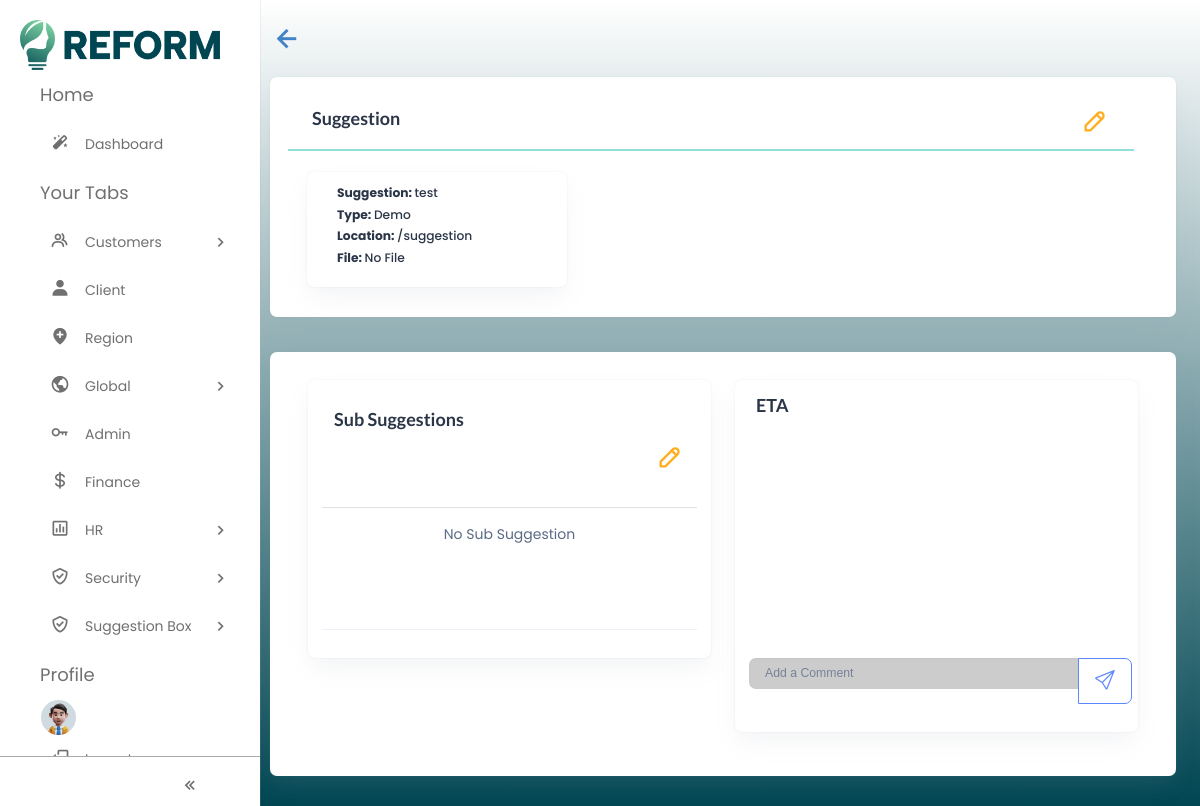
/detail_suggestion/1 (signed in), run on the app's committed database.
### home/models.py (models this page shows, shortened)
class Suggestion(models.Model):
    created_at = models.DateTimeField(blank=True, null=True)
    type = models.CharField(max_length=255, blank=True, null=True)
    location = models.CharField(max_length=255, blank=True, null=True)
    description = models.TextField(max_length=999, blank=True, null=True)
    file = models.FileField(upload_to="suggestion", blank=True, null=True)
    archive = models.BooleanField(default=False)
    order = models.IntegerField(blank=True, null=True)
    status = models.CharField(max_length=255, blank=True, null=True)
    expected_completion_date = models.DateField(blank=True, null=True)
    agent = models.ForeignKey(User, on_delete=models.DO_NOTHING, null=True, related_name='file_suggestion')
    def get_created_at_action_history(self):
        return (Action.objects.filter(suggestion=self).order_by("created_at"))

### home/views.py (the view, shortened to what this page needs)
# urls.py: path("detail_suggestion/<int:suggestion_id>", views.detail_suggestion, name="detail_suggestion"),
@login_required
def detail_suggestion(request, suggestion_id):
    suggestion = Suggestion.objects.get(pk=suggestion_id)
    sub_suggestions = Sub_suggestions.objects.all().filter(suggestion=suggestion)
    if suggestion.expected_completion_date:
        formatted_date = suggestion.expected_completion_date.strftime("%Y-%m-%d")
    else:
        formatted_date = ""
    london_tz = timezone("Europe/London")
    keyevents = suggestion.get_created_at_action_history()
    events = {}
    for i in keyevents:
        if i.created_at.replace(tzinfo=london_tz).date() not in events:
            events[i.created_at.replace(tzinfo=london_tz).date()] = []
    return render(request, "home/detail_suggestion.html", {"suggestion": suggestion, "sub_suggestions": sub_suggestions, "formatted_date": formatted_date, "events": events})

### templates/home/detail_suggestion.html (shortened to what this page needs)
{% extends 'base.html' %} {% load static %} {% load custom %} {% block css %}
<link rel="stylesheet" href="https://cdnjs.cloudflare.com/ajax/libs/font-awesome/6.1.1/css/all.min.css">
{% endblock %} {% block content %}
<div class="row container-fluid ">
  <div class="card mb-3" >
    <div class="card-body pb-0 row">
      <div class="col">
        <div class="row">
          <div class="row pb-3" style="border-bottom: 2px solid #91E0DA;">
            <div class="col-11">
              <h3>Suggestion</h3>
            </div>
            <div class="col-1">
              <button class="col-1" style="border: none; background-color: transparent;" data-bs-toggle="modal"
                data-bs-target="#staticBackdrop">
              </button>
            </div>
          </div>
          <div class="row mt-4">
            <div class="col-sm-4 mb-sm-0 px-2">
              <div class="card">
                <div class="card-body py-3">
                  <h6><b> Suggestion: </b> {{ suggestion.description }}</h6>
                  <h6><b> Type: </b> {{ suggestion.type }}</h6>
                  <h6><b> Location: </b> {{ suggestion.location }}</h6>
                  <h6><b> File: </b> {% if suggestion.file %}
                    <a href="{{ suggestion.file.url }}" target="_blank" class="btn btn-primary">View</a>
                    {% else %}
                    No File
                    {% endif %}</h6>
                </div>
              </div>
            </div>
          </div>
        </div>
      </div>
    </div>
  </div>
</div>
<div class="row  container-fluid">
<div class="container-fluid pt-4">
  <div class="row">
    <div class="card py-3 d-flex">
      <div class="card-body p-3 pb-0 m-0 row">
        <div class="col">
          <div class="card py-3 d-flex">
            <div class="card-body p-3 pb-0 m-0 row " style="height: 250px; overflow-y:auto;">
              <div class="row">
                <h4 class="card-title col-11">Sub Suggestions</h4>
                <button class="col-1" style="border: none; background-color: transparent;" data-bs-toggle="modal" data-bs-target="#edit_sub_suggestion">
                </button>
              </div>
              <table class="table">
                <tbody id="myTable">
                  {% if sub_suggestions %}
                  {% for sub_suggestion in sub_suggestions %}
                  <tr>
                    <td style="width: 30%;">{{ sub_suggestion.description }}</td>
                  </tr>
                  {% endfor %}
                  {% else %}
                  <tr class="text-center display-flex align-items-center justify-content-center">
                    <td colspan="6" class="text-center">No Sub Suggestion</td>
                  </tr>
                  {% endif %}
                </tbody>
              </table>
            </div>
          </div>
        </div>
        <div class="col">
          <div class="card py-3 d-flex">
            <h4 class="card-title ms-4">ETA</h4>
            <div class="card-body p-3 pb-0 m-0 row" style="height: 220px; overflow-y:auto;  display: flex; flex-direction: column-reverse;">
            </div>
            <form action="{% url 'app:add_comment' suggestion.id %}" method="post">
              <div class="input-group m-3" style="width: 95%;">
                <input type="text" class="form-control" placeholder="Add a Comment" aria-label="Add a Comment" aria-describedby="button-addon2" name="comment">
                <button class="btn btn-outline-primary" id="button-addon2"><i class="bi bi-send"></i></button>
              </div>
            </form>
          </div>
        </div>
      </div>
    </div>
  </div>
</div>
{% endblock %}

### static/css/comboTreeStyle.css (style rules this page uses)
:root { --ct-bg: #fff; --ct-border-color: #e1e1e1; --ct-border-radius: 0.5rem; --ct-tree-hover: #efefef; --ct-selection: #418eff; --ct-padding: 0.5rem; }

### static/css/nav.css (style rules this page uses)
* { margin: 0; padding: 0; box-sizing: border-box; font-family: "Poppins", sans-serif; }
:root { --white-color: #fff; --blue-color: #4070f4; --grey-color: #707070; --grey-color-light: #aaa; }
body { transition: all 0.5s ease; }

### templates/base.html (style rules this page uses)
body { background-image: linear-gradient(#fff, #004652); background-attachment: fixed; margin: 0; }
i { font-size:20px; }

### templates/home/detail_suggestion.html (style rules this page uses)
input[type=text], input[type=text]:focus { color: #000; border: none; background-color: rgba(0, 0, 0, .2); }

### data on the page
Suggestion: description "test", type "Demo", location "/suggestion"
